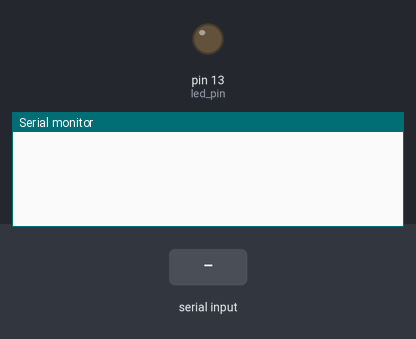
The sketch below on a simulated Arduino Uno, built with avr-gcc and run on an emulated ATmega328P. On the bench: output pins drawn as LEDs (lit = HIGH), the last lines printed to the serial monitor. The inputs (shaded band) are chosen by the test bench.

Above: at 3.2 s.
3.3 s: "CLIP:\n" received over the second serial link
At 4.5 s:
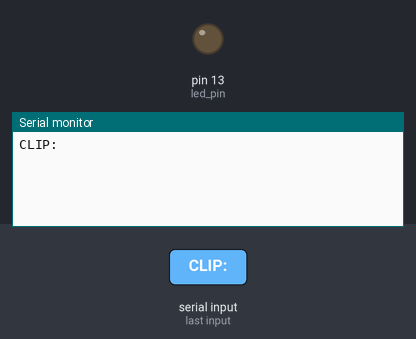
4.8 s: "1\n" received over the second serial link
At 5.9 s:
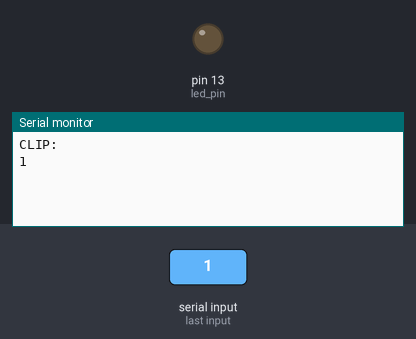

The sketch:

GSM_FINAL.ino
```cpp
#include <SoftwareSerial.h>
#include <RCSwitch.h>

SoftwareSerial gsmSerial(3, 2);
RCSwitch mySwitch = RCSwitch();

String responseData;
int led_pin = 13;

void setup() {

  pinMode(13, OUTPUT);

  responseData.reserve(200);

  mySwitch.enableTransmit(10);
  mySwitch.setProtocol(8);
  mySwitch.setRepeatTransmit(5);

  Serial.begin(9600);
  gsmSerial.begin(9600);
  delay(2000);
}

void loop() {
  while(gsmSerial.available()) {
//    digitalWrite(led_pin, HIGH);
    responseData = gsmSerial.readStringUntil('\n');
    Serial.println(responseData);
    parse();
//    delay(10);
//    digitalWrite(led_pin, LOW);
  }
}

void parse() {
  if (responseData.indexOf("CLIP:") > 0) {
    delay(1000);
    gsmSerial.write("ATH\r");
    for (int i = 0; i < 5; i++) {
      mySwitch.send("1000001011000001100000111011100000001110011111100111");
      delay(1000);
    }
  }
}
```

Measured:
- after the input at 3.3 s, the serial monitor: prints a new line at once (image 1)
- after the input at 4.8 s, the serial monitor: prints a new line at once (image 2)
